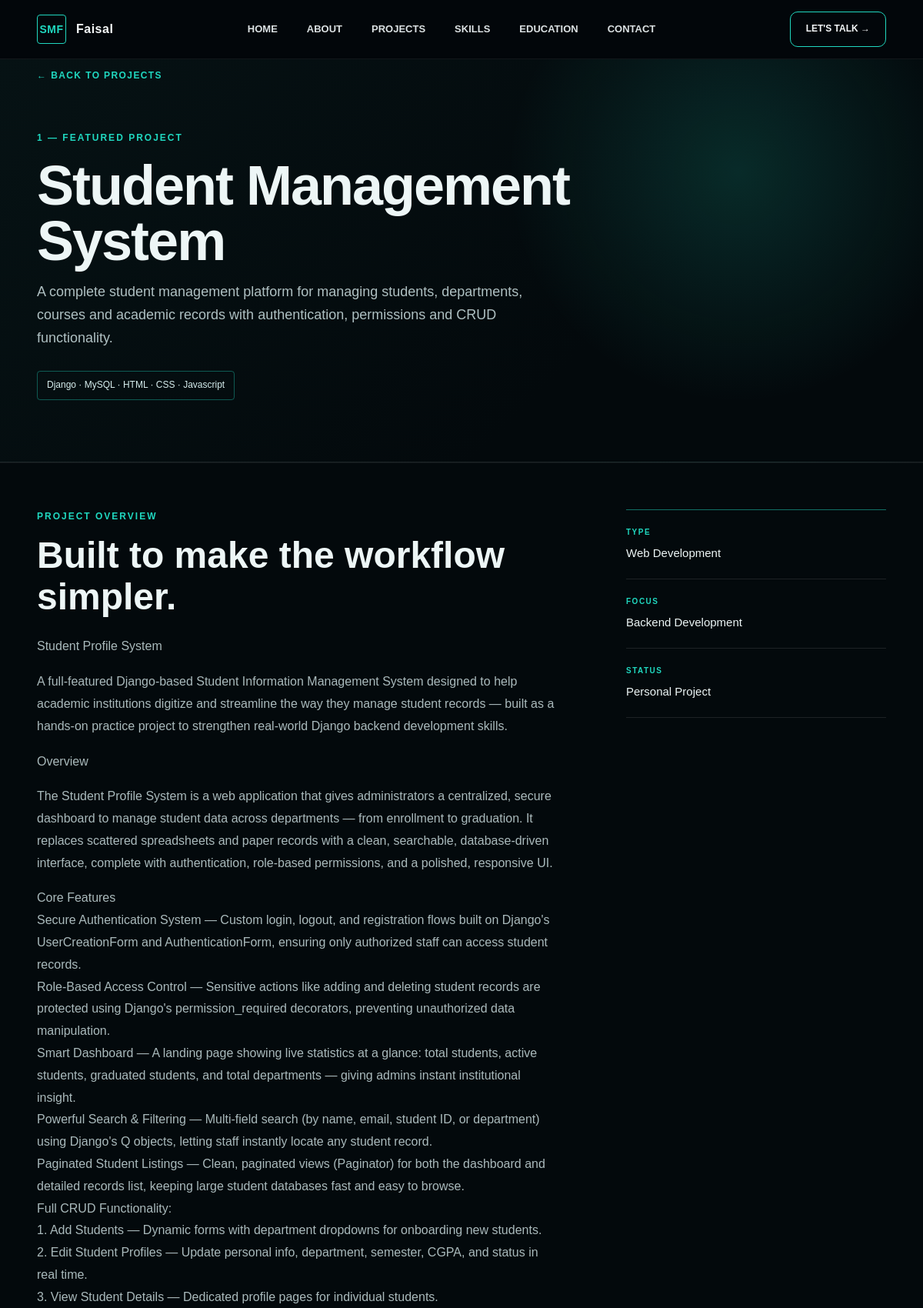
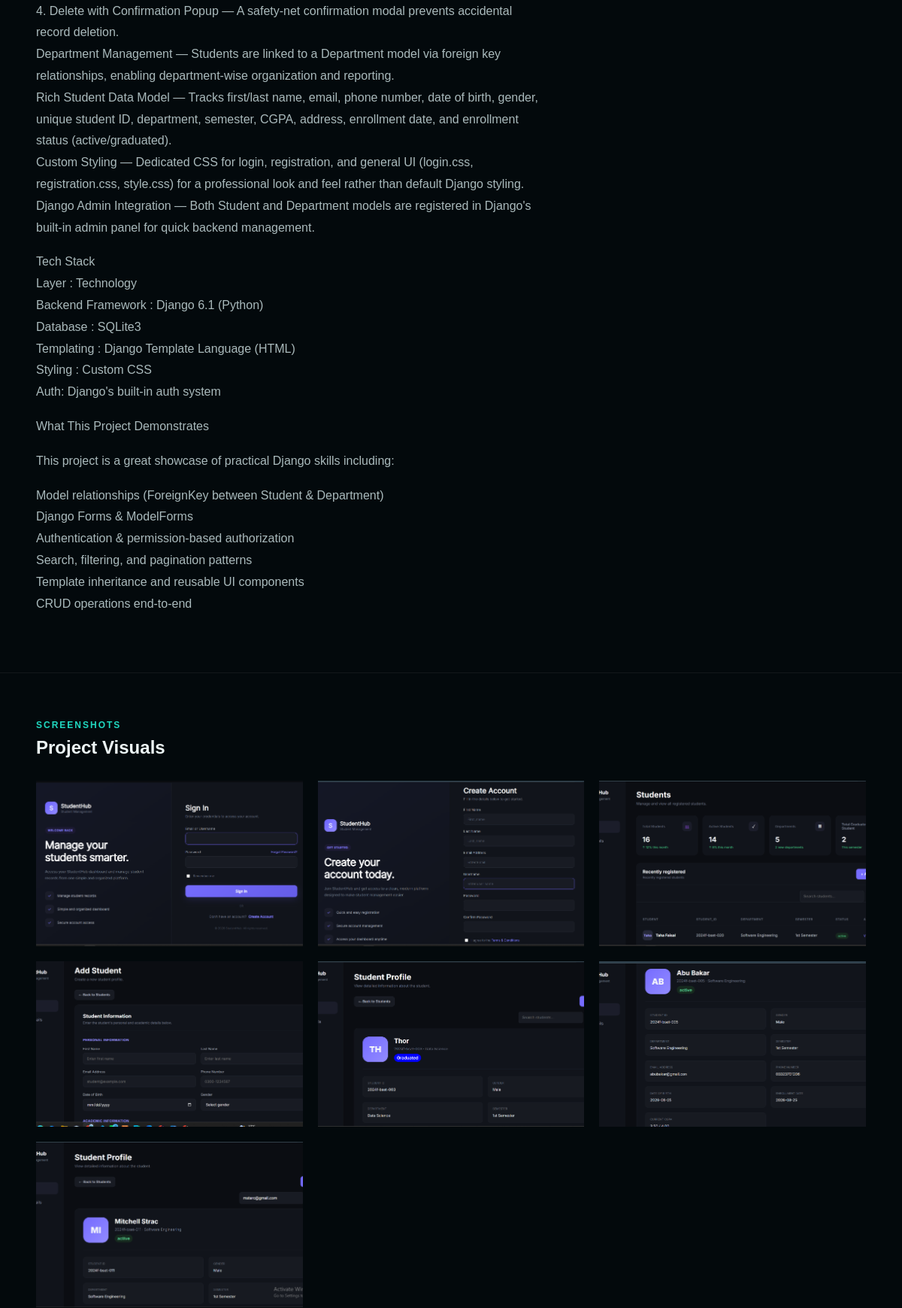
The page /project_details/1 (upper part) on the database its author committed (2 pictures, top to bottom).
### portfolio_website/models.py (models this page shows, shortened)
class projects(models.Model):
    project_serial_number = models.IntegerField(primary_key = True )
    project_name = models.CharField(max_length = 200)
    project_description = models.CharField(max_length=500)
    project_language = models.CharField(max_length = 300)
    project_long_description = models.TextField()
    project_type = models.CharField(max_length=100 , default="default")
    project_focus = models.CharField(max_length=100 , default="default")
    project_status = models.CharField(max_length=100 , default="default")
    project_github_url = models.URLField(blank=True , null=True)

class projectimage(models.Model):
    project= models.ForeignKey(
        projects,
        on_delete=models.CASCADE,
        related_name='image'
    )
    project_image= models.ImageField(upload_to='projects/projects_image')

### portfolio_website/views.py (the view)
# urls.py: path('project_details/<int:pk>', ProjectDetailView.as_view() , name='projectdetails')
class ProjectDetailView(DetailView):
    model = projects
    template_name = 'tester.html'
    context_object_name = 'projectdetails'

### portfolio_website/templates/tester.html (shortened to what this page needs)
{% extends 'base.html' %}
{% load static %}
{% block extra_css %}
<link rel="stylesheet" href="{% static 'css/project_detail.css' %}">
{% endblock %}
{% block content %}
<main class="project-detail-page">
    <section class="project-hero">
        <div class="container">
            <a class="back-link" href="{% url 'home' %}#projects">&larr; BACK TO PROJECTS</a>
            <div class="project-hero-grid">
                <div>
                    <div class="project-eyebrow">{{ projectdetails.project_serial_number }} &mdash; FEATURED PROJECT</div>
                    <h1>{{ projectdetails.project_name }}</h1>
                    <p class="project-tagline">{{ projectdetails.project_description }}</p>
                    <div class="stack-list" aria-label="Technology stack">
                        <span>{{ projectdetails.project_language }}</span>
                    </div>
                </div>
            </div>
        </div>
    </section>
    <section class="project-content">
        <div class="container detail-grid">
            <article class="detail-copy">
                <div class="section-kicker">PROJECT OVERVIEW</div>
                <h2>Built to make the workflow simpler.</h2>
                <p>{{ projectdetails.project_long_description|linebreaks }}</p>
            </article>
            <aside class="project-facts">
                <div><span>TYPE</span><strong>{{ projectdetails.project_type }}</strong></div>
                <div><span>FOCUS</span><strong>{{ projectdetails.project_focus }}</strong></div>
                <div><span>STATUS</span><strong>{{ projectdetails.project_status }}</strong></div>
            </aside>
        </div>
    </section>
{% if projectdetails.image.all %}
<section class="project-gallery">
    <div class="container">
        <div class="section-kicker">SCREENSHOTS</div>
        <h2>Project Visuals</h2>
        <div class="gallery-grid"{
        }">
            {% for img_obj in projectdetails.image.all %}
            <div class="gallery-item">
                <img src="{{ img_obj.project_image.url }}" alt="{{ projectdetails.project_name }} screenshot {{ forloop.counter }}" style="width: 100%; height: 220px; object-fit: cover; display: block;">
            </div>
            {% endfor %}
        </div>
    </div>
</section>
{% endif %}
</main>
{% endblock %}

### portfolio_website/static/css/style.css (style rules this page uses)
* { margin: 0; padding: 0; box-sizing: border-box; scroll-behavior: smooth; }
:root { --bg: #03070a; --bg2: #071014; --card: #081116; --card2: #0b151b; --text: #f4f7f8; --muted: #9ba7ad; --accent: #20d8c0; --accent-dark: #0b8f81; --border: rgba(255,255,255,0.10); }
body { font-family: Arial, Helvetica, sans-serif; background: radial-gradient(circle at 80% 15%, rgba(20,210,190,0.08), transparent 25%), radial-gradient(circle at 10% 80%, rgba(20,210,190,0.05), transparent 25%), var(--bg); color: var(--text); line-height: 1.6; overflow-x: hidden; }
a { color: inherit; text-decoration: none; }
img { max-width: 100%; display: block; }
.container { width: min(1180px, 92%); margin: auto; }
section { padding: 60px 0 ; border-top: 1px solid rgba(255,255,255,0.06); }

### portfolio_website/static/css/project_detail.css (style rules this page uses)
.project-detail-page { padding-top: 76px; background: #03090c; color: #edf6f6; }
.project-hero { padding: 7px 0 80px; background: radial-gradient(circle at 80% 28%, rgba(32,216,192,.16), transparent 29%), linear-gradient(135deg, #061214, #03090c 66%); border-bottom: 1px solid rgba(255,255,255,.09); }
.back-link { display: inline-flex; color: #20d8c0; font-size: 12px; font-weight: 700; letter-spacing: 1.4px; margin-bottom: 62px; }
.project-hero-grid { display: grid; grid-template-columns: 1fr 250px; gap: 40px; align-items: end; }
.project-eyebrow, .section-kicker { color: #20d8c0; font-size: 12px; font-weight: 700; letter-spacing: 2px; }
.project-hero h1 { max-width: 800px; margin: 16px 0; font-size: clamp(42px, 6vw, 80px); line-height: 1; letter-spacing: -2px; }
.project-tagline { max-width: 650px; color: #afc0c2; font-size: 18px; line-height: 1.65; }
.stack-list { display: flex; flex-wrap: wrap; gap: 9px; margin-top: 28px; }
.stack-list span { border: 1px solid rgba(32,216,192,.38); border-radius: 4px; color: #d7eeee; padding: 8px 12px; font-size: 12px; }
.project-content, .project-features { padding: 60px 0; }
.detail-grid { display: grid; grid-template-columns: minmax(0, 1.5fr) minmax(250px, .75fr); gap: 90px; }
.detail-copy h2, .project-features h2, .project-cta h2 { margin: 14px 0 24px; font-size: clamp(30px, 4vw, 48px); line-height: 1.12; }
.detail-copy p { color: #aababc; font-size: 16px; line-height: 1.8; margin-bottom: 17px; }
.project-facts { border-top: 1px solid rgba(32,216,192,.5); }
.project-facts div { padding: 21px 0; border-bottom: 1px solid rgba(255,255,255,.1); display: grid; gap: 7px; }
.project-facts span { color: #20d8c0; font-size: 10px; font-weight: 700; letter-spacing: 1.5px; }
.project-facts strong { font-size: 15px; font-weight: 500; }
.gallery-grid { display: grid; grid-template-columns: repeat(auto-fit, minmax(280px, 1fr)); gap: 20px; margin-top: 25px; }
.gallery-item { width: 100%; height: 220px; object-fit: cover; border-radius: 8px; display: block; }

### rows shown on the page
projects: project_serial_number "1", project_name "Student Management System", project_description "A complete student management platform for managing students, departments, courses and academic records with authentication, permissions and CRUD functionality.", project_language "Django · MySQL · HTML · CSS · Javascript", project_long_description "Student Profile System A full-featured Django-based Student Information Management System designed to help academic institutions digitize and streamline the way they manage student records — built as a hands-on practice project to strengthen real-world Django backend development skills. Overview The Student Profile System is a web application that gives administrators a centralized, secure dashboard to manage student data across departments — from enrollment to graduation. It replaces scattered spreadsheets and paper records with a clean, searchable, database-driven interface, complete with authentication, role-based permissions, and a polished, responsive UI. Core Features Secure…", project_type "Web Development", project_focus "Backend Development", project_status "Personal Project"
projectimage: project_image (picture)
projectimage: project_image (picture)
projectimage: project_image (picture)
projectimage: project_image (picture)
projectimage: project_image (picture)
projectimage: project_image (picture)
projectimage: project_image (picture)
